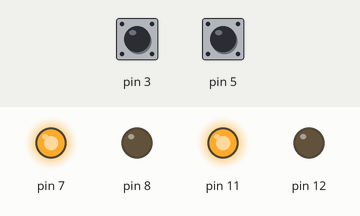
Recording of a program running on a simulated Raspberry Pi (header pin numbers). Parts: output pins drawn as LEDs (lit = HIGH). The test bench sets the inputs (shaded band); at power-on: pin 3 HIGH, pin 5 HIGH.

Above: at 1.2 s.
1.3 s: pin 3 pulled LOW for 0.15 s
At 1.37 s:
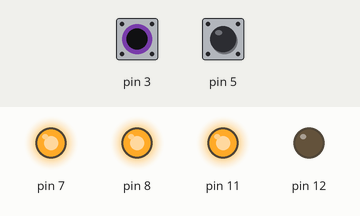
2.9 s: pin 5 pulled LOW for 0.15 s
At 2.97 s:
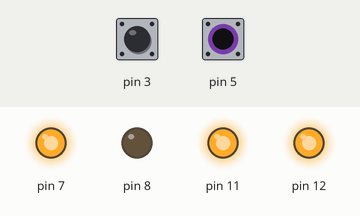
4.5 s: pin 5 pulled LOW for 3.2 s
At 8.7 s:
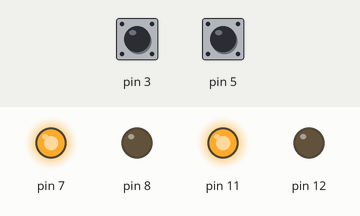
9.2 s: pin 3 pulled LOW for 3.2 s
At 9.6 s:
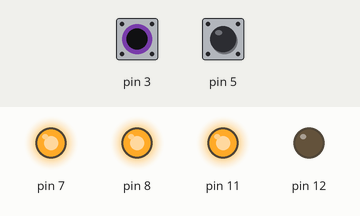
13.9 s: pin 3 driven LOW and pin 5 driven LOW
At 14.6 s:
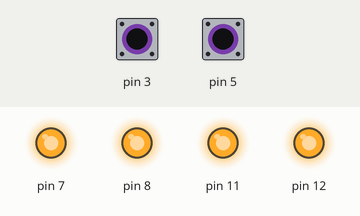
Timing chart, 0 to 16.4 s (numbered marks = the images above; inputs shaded):
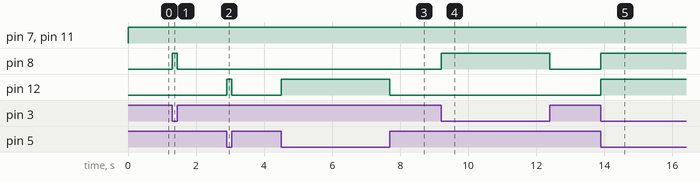

Measured:
- after the input at 1.3 s, pin 8: LOW → HIGH at once, → LOW 0.15 s later
- after the input at 2.9 s, pin 12: LOW → HIGH at once, → LOW 0.15 s later
- after the input at 4.5 s, pin 12: LOW → HIGH at once, → LOW 3.2 s later
- after the input at 9.2 s, pin 8: LOW → HIGH at once, → LOW 3.2 s later
- after the input at 13.9 s, pin 8, pin 12: LOW → HIGH at once

The program:

Line_Follower.py
```python
import RPi.GPIO as GPIO
import time
GPIO.setwarnings(False)
GPIO.setmode(GPIO.BOARD)

GPIO.setup(3,GPIO.IN)
GPIO.setup(5,GPIO.IN)
GPIO.setup(7,GPIO.OUT) #GPIO 7 -> Motor 1 terminal A
GPIO.setup(8,GPIO.OUT) #GPIO 8 -> Motor 1 terminal B

GPIO.setup(11,GPIO.OUT) #GPIO 11 -> Motor Left terminal A
GPIO.setup(12,GPIO.OUT) #GPIO 12 -> Motor Left terminal B

while 1:


    if(GPIO.input(3)==True and GPIO.input(5)==True): #both while move forward
        GPIO.output(7,True) #1A+
        GPIO.output(8,False) #1B-

        GPIO.output(11,True) #3A+
        GPIO.output(12,False) #3B-

    elif(GPIO.input(3)==False and GPIO.input(5)==True): #turn right
        GPIO.output(7,True) #1A+
        GPIO.output(8,True) #1B-

        GPIO.output(11,True) #3A+
        GPIO.output(12,False) #3B-

    elif(GPIO.input(3)==True and GPIO.input(5)==False): #turn left
        GPIO.output(7,True) #1A+
        GPIO.output(8,False) #1B-

        GPIO.output(11,True) #3A+
        GPIO.output(12,True) #3B-

    else:  #stay still
        GPIO.output(7,True) #1A+
        GPIO.output(8,True) #1B-

        GPIO.output(11,True) #3A+
        GPIO.output(12,True) #3B-
```
